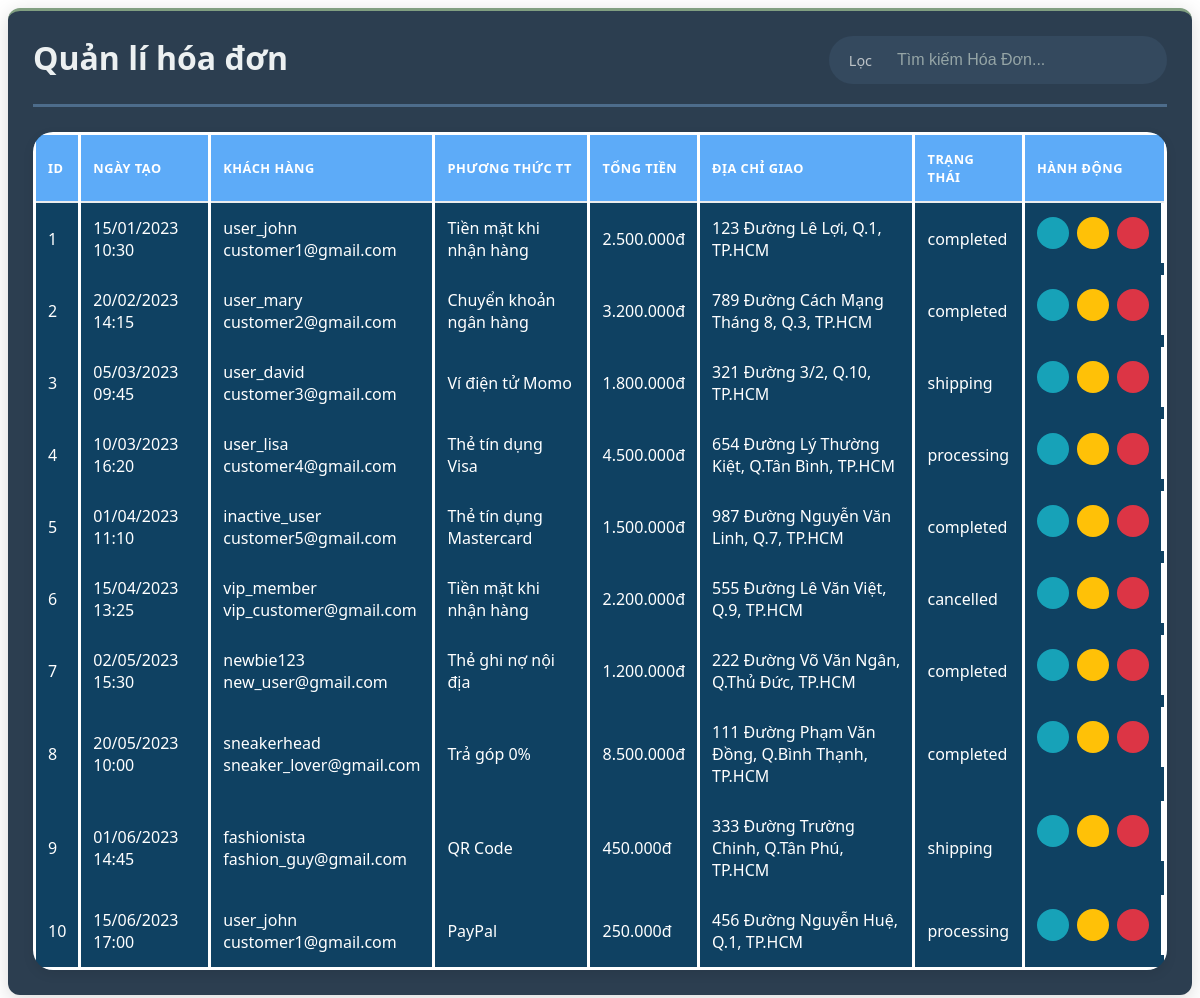
The page /admin/dashboard/dashboard_bills.php on the database its author committed.
### tables this page shows
CREATE TABLE bill
(
  id INT NOT NULL AUTO_INCREMENT,
  status VARCHAR(20) NOT NULL DEFAULT 'pending',
  bill_date TIMESTAMP NOT NULL DEFAULT CURRENT_TIMESTAMP,
  id_user INT NOT NULL,
  id_payment_method INT NOT NULL,
  total_amount DECIMAL(12,2) NOT NULL,
  shipping_address TEXT NOT NULL,
  created_at TIMESTAMP DEFAULT CURRENT_TIMESTAMP,
  updated_at TIMESTAMP DEFAULT CURRENT_TIMESTAMP ON UPDATE CURRENT_TIMESTAMP,
  PRIMARY KEY (id),
  FOREIGN KEY (id_user) REFERENCES users(id) ON DELETE CASCADE,
  FOREIGN KEY (id_payment_method) REFERENCES payment_method(id)
);

CREATE TABLE users
(
  id INT NOT NULL AUTO_INCREMENT,
  email VARCHAR(100) NOT NULL,
  password VARCHAR(255) NOT NULL,
  status char(10) NOT NULL DEFAULT 'UNLOCK',
  username VARCHAR(50) NOT NULL,
  created_at TIMESTAMP DEFAULT CURRENT_TIMESTAMP,
  updated_at TIMESTAMP DEFAULT CURRENT_TIMESTAMP ON UPDATE CURRENT_TIMESTAMP,
  PRIMARY KEY (id),
  UNIQUE (email),
  UNIQUE (username)
);

CREATE TABLE payment_method
(
  id INT NOT NULL AUTO_INCREMENT,
  name VARCHAR(50) NOT NULL,
  is_active BOOLEAN DEFAULT TRUE,
  created_at TIMESTAMP DEFAULT CURRENT_TIMESTAMP,
  updated_at TIMESTAMP DEFAULT CURRENT_TIMESTAMP ON UPDATE CURRENT_TIMESTAMP,
  PRIMARY KEY (id),
  UNIQUE (name)
);

### database/database_sever.php (called while the page is built, shortened)
<?php
    class database_sever{
        private $host = 'localhost';
        private $username = 'root';
        private $password = '';
        public $conn = null;
        public function __construct($db_name="bangiay"){
            $this->db_name = $db_name;
        try {
            $this->conn = new PDO(
                'mysql:host=' . $this->host . ';dbname=' . $this->db_name,
                $this->username,
                $this->password
            );
            $this->conn->setAttribute(PDO::ATTR_ERRMODE, PDO::ERRMODE_EXCEPTION);
            $this->conn->setAttribute(PDO::ATTR_DEFAULT_FETCH_MODE, PDO::FETCH_ASSOC);
            $this->conn->setAttribute(PDO::ATTR_EMULATE_PREPARES, false);
        } catch(PDOException $e) {
            error_log("Connection Error: " . $e->getMessage());
            throw new Exception("Database connection failed");
        }
        }
        public function view_table($string_query,$param=[]){
            try{
                $this->stmt = $this->conn->prepare($string_query);
                $this->stmt->execute($param);
                return $this->stmt->fetchAll();
            } catch(PDOException $e) {
                echo "Lỗi: " . $e->getMessage();
            }
        }
    }
?>

### dao/BillDao.php (called while the page is built, shortened)
<?php
require_once __DIR__ . '/../DTO/BillDTO.php';
require_once __DIR__ . '/../database/database_sever.php';
class BillDao {
    private $db;
    public function __construct() {
        $this->db = new database_sever();
    }
    public function view_all() {
        $sql = "SELECT * FROM bill";
        $results = $this->db->view_table($sql);
        $users = [];
        foreach ($results as $row) {
            $users[] = new BillDTO($row);
        }
        return $users;
    }
}
?>
<?php $table_bills = new BillDao();?>

### DTO/BillDTO.php (called while the page is built, shortened)
<?php
class BillDTO {
    public function __construct($data) {
        $this->id = $data['id'] ?? null;
        $this->status = $data['status'] ?? 'pending';
        $this->bill_date = $data['bill_date'] ?? null;
        $this->id_user = $data['id_user'] ?? null;
        $this->id_payment_method = $data['id_payment_method'] ?? null;
        $this->total_amount = $data['total_amount'] ?? 0.0;
        $this->shipping_address = $data['shipping_address'] ?? '';
    }
}?>

### dao/UserDao.php (called while the page is built, shortened)
<?php
require_once __DIR__ . '/../DTO/UserDTO.php';
require_once __DIR__ . '/../database/database_sever.php';
class UserDao {
    private $db;
    public function __construct() {
        $this->db = new database_sever();
    }
    public function get_by_id($id) {
        $sql = "SELECT * FROM users WHERE id = :id";
        $params = ['id' => $id];
        $result = $this->db->view_table($sql, $params);
        if (!empty($result)) {
            return new UserDTO($result[0]);
        }
        return null;
    }
}
?>
<?php $table_users = new UserDao();?>

### DTO/UserDTO.php (called while the page is built, shortened)
<?php
class UserDTO {
    public function __construct($data) {
        $this->email = $data['email'] ?? '';
        $this->username = $data['username'] ?? '';
    }
}?>

### dao/PaymentMethodDao.php (called while the page is built, shortened)
<?php
require_once __DIR__ . '/../DTO/PaymentMethod.php';
require_once __DIR__ . '/../database/database_sever.php';
class PaymentMethodDao {
    private $db;
    public function __construct() {
        $this->db = new database_sever();
    }
    public function get_by_id($id) {
        $sql = "SELECT * FROM payment_method WHERE id = :id";
        $params = ['id' => $id];
        $result = $this->db->view_table($sql, $params);
        return !empty($result) ? new PaymentMethodDTO($result[0]) : null;
    }
}
?>
<?php $table_paymentmethode = new PaymentMethodDao();?>

### DTO/PaymentMethod.php (called while the page is built, shortened)
<?php
    class PaymentMethodDTO {
        public function __construct($data) {
            $this->name = $data['name'] ?? '';
        }
    }
    ?>

### admin/dashboard/table/bill_management.php (the view, shortened to what this page needs)
<?php
require_once __DIR__ . "/../../../dao/BillDao.php";
require_once __DIR__ . "/../../../dao/UserDao.php";
require_once __DIR__ . "/../../../dao/PaymentMethodDao.php";
$bills = $table_bills->view_all();
?>
<link rel="stylesheet" href="css/admin_style/dashboard/table_main.css">
<div class="bill-management object-management active">
    <table class="data-table">
        <thead>
            <tr>
                <th>ID</th>
                <th>Ngày tạo</th>
                <th>Khách hàng</th>
                <th>Phương thức TT</th>
                <th>Tổng tiền</th>
                <th>Địa chỉ giao</th>
                <th>Trạng thái</th>
                <th>Hành động</th>
            </tr>
        </thead>
        <tbody>
            <?php foreach ($bills as $bill):
                $user = $table_users->get_by_id($bill->id_user);
                $paymentMethod = $table_paymentmethode->get_by_id($bill->id_payment_method);
            ?>
                <tr data-id="<?= $bill->id ?>">
                    <td><?= $bill->id ?></td>
                    <td><?= date('d/m/Y H:i', strtotime($bill->bill_date)) ?></td>
                    <td>
                        <?= htmlspecialchars($user->username ?? 'N/A') ?>
                        <div class="user-email"><?= htmlspecialchars($user->email ?? '') ?></div>
                    </td>
                    <td><?= htmlspecialchars($paymentMethod->name ?? 'N/A') ?></td>
                    <td><?= number_format($bill->total_amount, 0, ',', '.') ?>đ</td>
                    <td><?= htmlspecialchars($bill->shipping_address) ?></td>
                    <td class="status-bill status-<?= strtolower($bill->status) ?>">
                        <?= $bill->status ?>
                    </td>
                    <td class='row button-update'>
                        <button class='action-btn view-btn' data-action='view' data-id='<?= $bill->id ?>'>
                        </button>
                        <button class='action-btn edit-btn' data-action='update' data-id='<?= $bill->id ?>'>
                        </button>
                        <button class='action-btn delete-btn' data-action='delete' data-id='<?= $bill->id ?>'>
                        </button>
                    </td>
                </tr>
            <?php endforeach; ?>
        </tbody>
    </table>
</div>

### css/admin_style/dashboard/table_main.css (style rules this page uses)
.object-management { background: #0f4162; margin-top: 25px; border-radius: 20px; box-shadow: 0 4px 12px rgba(0, 0, 0, 0.08); overflow-x: auto; }
.data-table { width: 100%; color: white; border-collapse: collapse; border-radius: 20px; border: 3px white solid; font-family: 'Segoe UI', Tahoma, Geneva, Verdana, sans-serif; }
.data-table thead { background-color: #5dabf8; border-bottom: 2px solid #e9ecef; }
.data-table th { padding: 15px 12px; text-align: left; font-weight: 600; text-transform: uppercase; font-size: 0.8rem; letter-spacing: 0.5px; border-right: 3px white solid; }
.data-table tbody tr { transition: all 0.2s ease; }
.data-table td { padding: 14px 12px; vertical-align:middle; border-right: 3px white solid; }
.button-update { display: flex; gap: 8px; justify-content:space-evenly; }
.action-btn { width: 32px; height: 32px; border-radius: 50%; display: flex; align-items: center; justify-content: center; border: none; cursor: pointer; transition: all 0.2s ease; font-size: 16px; }
.view-btn { background-color: #17a2b8; }
.edit-btn { background-color: #ffc107; }
.delete-btn { background-color: #dc3545; }

### rows shown on the page
bill: id "1", bill_date "15/01/2023 10:30", id_user.username "user_john", id_user.email "customer1@gmail.com", id_payment_method.name "Tiền mặt khi nhận hàng", total_amount "2.500.000", shipping_address "123 Đường Lê Lợi, Q.1, TP.HCM", status "completed"
bill: id "2", bill_date "20/02/2023 14:15", id_user.username "user_mary", id_user.email "customer2@gmail.com", id_payment_method.name "Chuyển khoản ngân hàng", total_amount "3.200.000", shipping_address "789 Đường Cách Mạng Tháng 8, Q.3, TP.HCM", status "completed"
bill: id "3", bill_date "05/03/2023 09:45", id_user.username "user_david", id_user.email "customer3@gmail.com", id_payment_method.name "Ví điện tử Momo", total_amount "1.800.000", shipping_address "321 Đường 3/2, Q.10, TP.HCM", status "shipping"
bill: id "4", bill_date "10/03/2023 16:20", id_user.username "user_lisa", id_user.email "customer4@gmail.com", id_payment_method.name "Thẻ tín dụng Visa", total_amount "4.500.000", shipping_address "654 Đường Lý Thường Kiệt, Q.Tân Bình, TP.HCM", status "processing"
bill: id "5", bill_date "01/04/2023 11:10", id_user.username "inactive_user", id_user.email "customer5@gmail.com", id_payment_method.name "Thẻ tín dụng Mastercard", total_amount "1.500.000", shipping_address "987 Đường Nguyễn Văn Linh, Q.7, TP.HCM", status "completed"
bill: id "6", bill_date "15/04/2023 13:25", id_user.username "vip_member", id_user.email "vip_customer@gmail.com", id_payment_method.name "Tiền mặt khi nhận hàng", total_amount "2.200.000", shipping_address "555 Đường Lê Văn Việt, Q.9, TP.HCM", status "cancelled"
bill: id "7", bill_date "02/05/2023 15:30", id_user.username "newbie123", id_user.email "new_user@gmail.com", id_payment_method.name "Thẻ ghi nợ nội địa", total_amount "1.200.000", shipping_address "222 Đường Võ Văn Ngân, Q.Thủ Đức, TP.HCM", status "completed"
bill: id "8", bill_date "20/05/2023 10:00", id_user.username "sneakerhead", id_user.email "sneaker_lover@gmail.com", id_payment_method.name "Trả góp 0%", total_amount "8.500.000", shipping_address "111 Đường Phạm Văn Đồng, Q.Bình Thạnh, TP.HCM", status "completed"
bill: id "9", bill_date "01/06/2023 14:45", id_user.username "fashionista", id_user.email "fashion_guy@gmail.com", id_payment_method.name "QR Code", total_amount "450.000", shipping_address "333 Đường Trường Chinh, Q.Tân Phú, TP.HCM", status "shipping"
bill: id "10", bill_date "15/06/2023 17:00", id_user.username "user_john", id_user.email "customer1@gmail.com", id_payment_method.name "PayPal", total_amount "250.000", shipping_address "456 Đường Nguyễn Huệ, Q.1, TP.HCM", status "processing"
